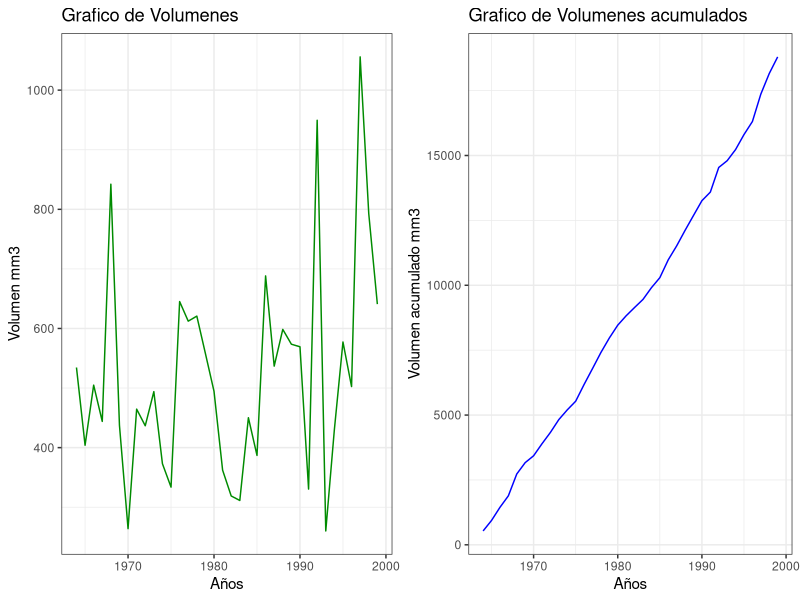
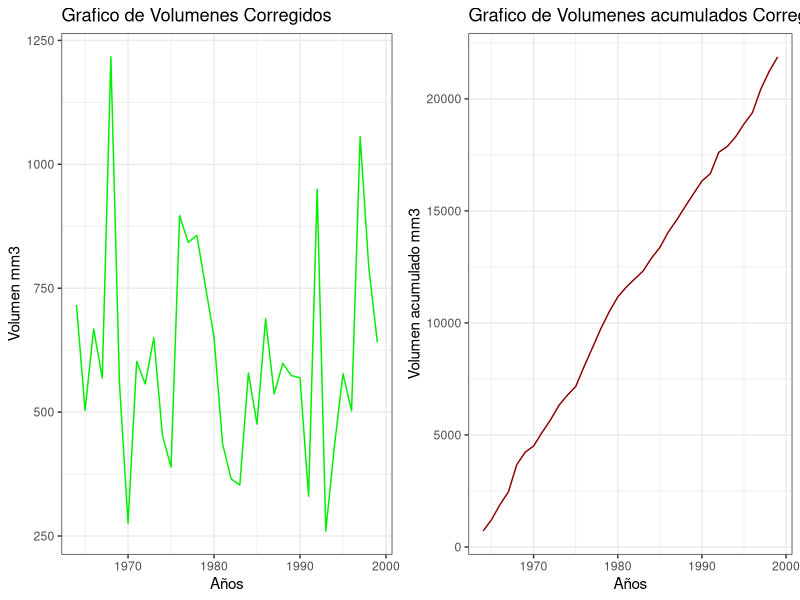
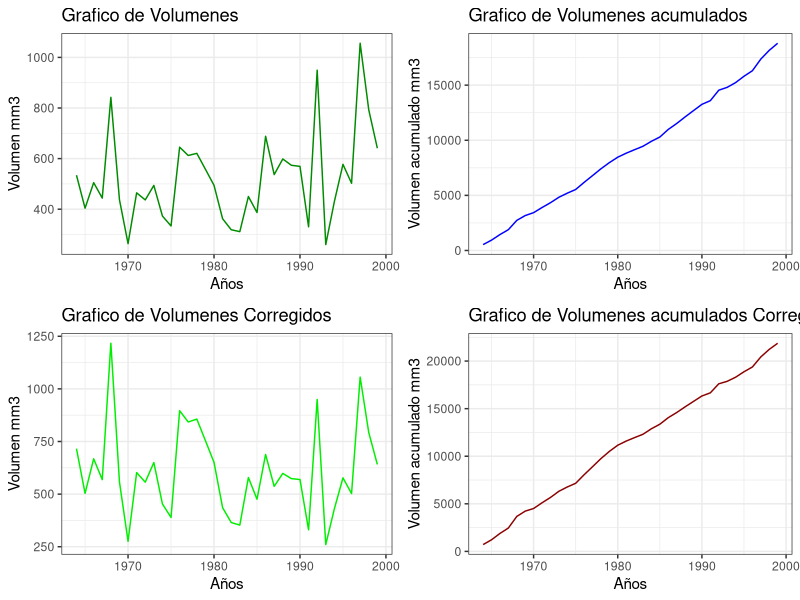
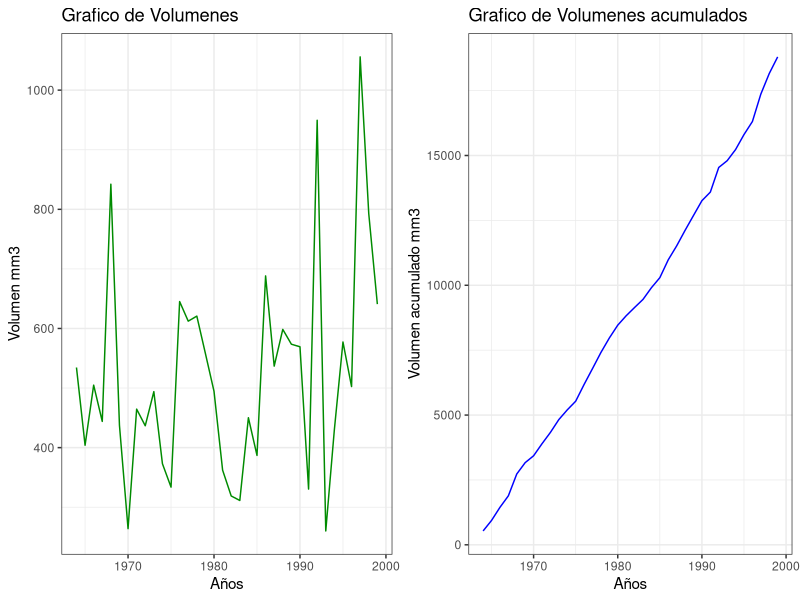
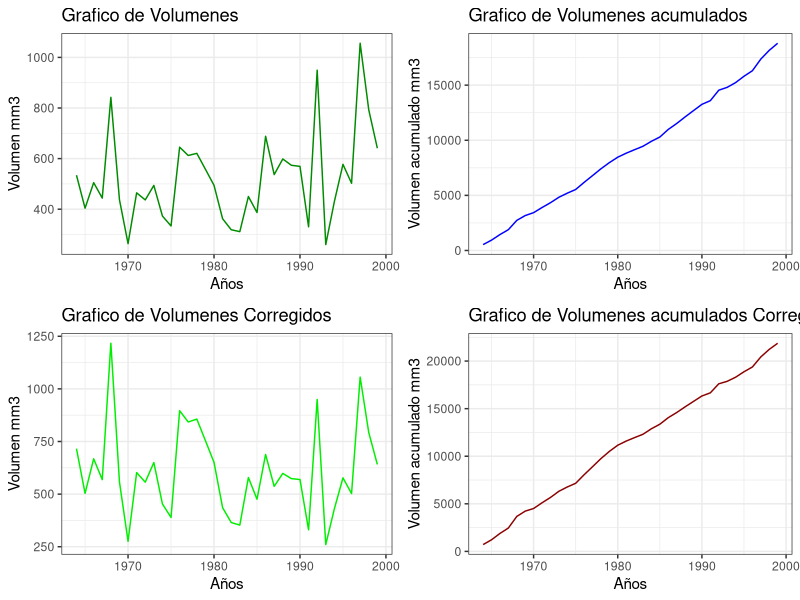

These figures' R source, in order:
# =========================================================================

# SCRIPT DEVELOPED FOR THE COURSE
# R PROGRAMMING IN HYDROLOGY
# USING THE DOUBLE MASS ANALYSIS METHODOLOGY
# FROM THE BOOK OF MAXIMO VILLON 

# SCIRPT DESARROLLADO PARA EL CURSO
# PROGRAMACION DE R EN HIDROLOGIA
# EMPLEANDO LA NMETODOLOGIA DEL ANALISIS DE DOBLE MASA
# DEL LIBRO DE MAXIMO VILLON

# =========================================================================

# Install and load libraries ----------------------------------------------

install.packages('zoo')
install.packages('tidyverse')
# install.packages('ggarrange')
install.packages('ggpubr')

library(zoo)
library(tidyverse)
# library(ggarrange)
library(ggpubr)

# Load data ---------------------------------------------------------------

Vol_data <- read.csv(file = 'Data.csv', header = T)
head(Vol_data)

# Transforming data -------------------------------------------------------

# transformed to zoo format
zoo_data <- zoo(x = Vol_data[-1], order.by = format(Vol_data[,1], format = '%Y'))

# transformed to data frame format
Vol_data2 <- data.frame(Vol_data) %>% 
  dplyr::mutate(VolAcum = cumsum(Vol_data[,2]))

Vol <- ggplot(data = Vol_data2, mapping = aes(x = Date, y = Vol_mm3)) +
  geom_line(col = 'green4') +  
  labs(title = 'Grafico de Volumenes',
       x = 'Años', y = 'Volumen mm3') + theme_bw()

VolAcum <- ggplot(data = Vol_data2, mapping = aes(x = Date, y = VolAcum)) +
  geom_line(col = 'blue') + 
  labs(title = 'Grafico de Volumenes acumulados',
       x = 'Años', y = 'Volumen acumulado mm3') + theme_bw()

plot_vol <- ggarrange(Vol, VolAcum)
plot_vol

# Save plot

ggsave(filename = 'Volumenes', plot = plot_vol, device = 'png',
       width = 2400, height = 1000, units = "px")

# Calculation of statistics ------------------------------------------------
# Calculo de estadisticos

# Period 1 1964 - 1985
# Period 2 1986 - 1999

# For period 1 1964 - 1985
Pr1 <- window(x = zoo_data, 
              start = 1964, 
              end = 1985)

n1 <- length(Pr1)
mean1 <- mean(Pr1)
sd1 <- sd(Pr1)
sd1_2 <- sd1^2

# For period 2 1986 - 1999
Pr2 <- window(x = zoo_data, 
              start = 1986, 
              end = 1999)

n2 <- length(Pr2)
mean2 <- mean(Pr2)
sd2 <- sd(Pr2)
sd2_2 <- sd2^2

# Evaluation in the consistency in the mean -------------------------------
# Evaluacion de la consistencia en la media

sp <- (((n1-1)*sd1_2 + (n2-1)*sd2_2)/(n1+n2-2))^0.5
sp

sd <- sp*(1/n1 + 1/n2)^0.5
sd

t.test(zoo_data)

tc <- (mean1 - mean2) / sd
# t.test(Pr1, Pr2)
# qt(0.05 / 2, df = 34)

tt = 1.960 # Table A.5

# Conditional T-student and F-test ----------------------------------------
# Condicional para la prueba T-student y F-test

# if (abs(tc) == tt) {
#   print('NO SE CORRIGE')
#   
# } else {
#   
#   print('SE CORRIGE')
#   
# }

if (abs(tc) == tt) {
  print('NO SE CORRIGE')
  
} else {
  
  print('SE CORRIGE')
  
  if (sd2_2 > sd1_2) {
    
    print('Se calcula FC')
    
    Fc = sd2_2 / sd1_2
    # var.test(x = Pr2, y = Pr1)
    
  } else {
    
    print('No se caulula FC')
  
  }
  
}

# Correction for period 1 -------------------------------------------------
# Correccion del periodo 1

Corr <- ((Pr1 - mean1) / sd1 ) * sd2 + mean2
New_Vol <- rbind(Corr, Pr2)

class(New_Vol)

# Plotting new corrected values -------------------------------------------
# Graficando nuevos valores corregidos

Vol_dataN <- data.frame(Date = as.integer(index(New_Vol)),
                        Vol_mm3 = as.numeric(New_Vol$Vol_mm3)) %>% 
  dplyr::mutate(VolAcum = as.numeric(cumsum(New_Vol)))

Vol2 <- ggplot(data = Vol_dataN, mapping = aes(x = Date, y = Vol_mm3)) +
  geom_line(col = 'green2') +  
  labs(title = 'Grafico de Volumenes Corregidos',
       x = 'Años', y = 'Volumen mm3') + 
  theme_bw()

VolAcum2 <- ggplot(data = Vol_dataN, mapping = aes(x = Date, y = VolAcum)) +
  geom_line(col = 'red4') + 
  labs(title = 'Grafico de Volumenes acumulados Corregidos',
       x = 'Años', y = 'Volumen acumulado mm3') + 
  theme_bw()

plot_vol2 <- ggarrange(Vol2, VolAcum2)
plot_vol2

plot_vol3 <- ggarrange(plot_vol, plot_vol2, nrow = 2)
plot_vol3

# saving graph

ggsave(filename = 'Volumenes_Corregidos', plot = plot_vol3, device = 'png',
       width = 3000, height = 1500, units = "px")

